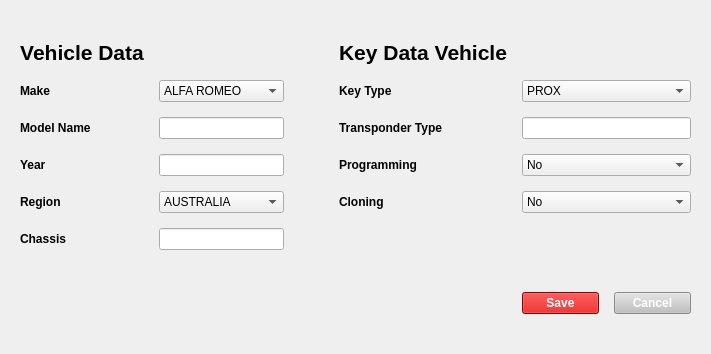
<?xml version="1.0" encoding="UTF-8"?>
<ui version="4.0">
 <class>Form</class>
 <widget class="QWidget" name="Form">
  <property name="geometry">
   <rect>
    <x>0</x>
    <y>0</y>
    <width>711</width>
    <height>354</height>
   </rect>
  </property>
  <property name="sizePolicy">
   <sizepolicy hsizetype="Fixed" vsizetype="Fixed">
    <horstretch>0</horstretch>
    <verstretch>0</verstretch>
   </sizepolicy>
  </property>
  <property name="minimumSize">
   <size>
    <width>711</width>
    <height>354</height>
   </size>
  </property>
  <property name="maximumSize">
   <size>
    <width>711</width>
    <height>354</height>
   </size>
  </property>
  <property name="windowTitle">
   <string>New Vehicle</string>
  </property>
  <property name="windowIcon">
   <iconset>
    <normaloff>../icon/add.svg</normaloff>../icon/add.svg</iconset>
  </property>
  <property name="styleSheet">
   <string notr="true"/>
  </property>
  <layout class="QGridLayout" name="gridLayout">
   <property name="leftMargin">
    <number>20</number>
   </property>
   <property name="topMargin">
    <number>40</number>
   </property>
   <property name="rightMargin">
    <number>20</number>
   </property>
   <property name="bottomMargin">
    <number>40</number>
   </property>
   <property name="spacing">
    <number>15</number>
   </property>
   <item row="0" column="3">
    <widget class="QLabel" name="label_11">
     <property name="styleSheet">
      <string notr="true">QLabel {
	font-size: 16pt;
	font-weight: 600;
}</string>
     </property>
     <property name="text">
      <string>Key Data Vehicle</string>
     </property>
     <property name="alignment">
      <set>Qt::AlignCenter</set>
     </property>
    </widget>
   </item>
   <item row="0" column="0">
    <widget class="QLabel" name="label_10">
     <property name="styleSheet">
      <string notr="true">QLabel {
	font-size: 16pt;
	font-weight: 600;
}</string>
     </property>
     <property name="text">
      <string>Vehicle Data</string>
     </property>
     <property name="alignment">
      <set>Qt::AlignCenter</set>
     </property>
    </widget>
   </item>
   <item row="2" column="0">
    <widget class="QLabel" name="label">
     <property name="font">
      <font>
       <pointsize>9</pointsize>
       <weight>75</weight>
       <bold>true</bold>
      </font>
     </property>
     <property name="text">
      <string>Model Name</string>
     </property>
    </widget>
   </item>
   <item row="6" column="1">
    <spacer name="verticalSpacer">
     <property name="orientation">
      <enum>Qt::Vertical</enum>
     </property>
     <property name="sizeHint" stdset="0">
      <size>
       <width>20</width>
       <height>86</height>
      </size>
     </property>
    </spacer>
   </item>
   <item row="1" column="0">
    <widget class="QLabel" name="label_7">
     <property name="font">
      <font>
       <pointsize>9</pointsize>
       <weight>75</weight>
       <bold>true</bold>
      </font>
     </property>
     <property name="text">
      <string>Make</string>
     </property>
    </widget>
   </item>
   <item row="2" column="1">
    <widget class="QLineEdit" name="lineEdit"/>
   </item>
   <item row="3" column="0">
    <widget class="QLabel" name="label_2">
     <property name="font">
      <font>
       <pointsize>9</pointsize>
       <weight>75</weight>
       <bold>true</bold>
      </font>
     </property>
     <property name="text">
      <string>Year</string>
     </property>
    </widget>
   </item>
   <item row="5" column="0">
    <widget class="QLabel" name="label_3">
     <property name="font">
      <font>
       <pointsize>9</pointsize>
       <weight>75</weight>
       <bold>true</bold>
      </font>
     </property>
     <property name="text">
      <string>Chassis</string>
     </property>
    </widget>
   </item>
   <item row="4" column="0">
    <widget class="QLabel" name="label_5">
     <property name="font">
      <font>
       <pointsize>9</pointsize>
       <weight>75</weight>
       <bold>true</bold>
      </font>
     </property>
     <property name="text">
      <string>Region</string>
     </property>
    </widget>
   </item>
   <item row="2" column="3">
    <widget class="QLabel" name="label_6">
     <property name="font">
      <font>
       <pointsize>9</pointsize>
       <weight>75</weight>
       <bold>true</bold>
      </font>
     </property>
     <property name="text">
      <string>Transponder Type</string>
     </property>
    </widget>
   </item>
   <item row="7" column="4">
    <layout class="QHBoxLayout" name="horizontalLayout">
     <item>
      <widget class="QPushButton" name="pushButton">
       <property name="font">
        <font>
         <weight>75</weight>
         <bold>true</bold>
        </font>
       </property>
       <property name="styleSheet">
        <string notr="true">QPushButton {
    background-color: #CC0000;
    color: white;
}
</string>
       </property>
       <property name="text">
        <string>Save</string>
       </property>
      </widget>
     </item>
     <item>
      <widget class="QPushButton" name="pushButton_2">
       <property name="font">
        <font>
         <weight>75</weight>
         <italic>false</italic>
         <bold>true</bold>
        </font>
       </property>
       <property name="styleSheet">
        <string notr="true">QPushButton {
    background-color:#C0C0C0;
    color: white;
}</string>
       </property>
       <property name="text">
        <string>Cancel</string>
       </property>
      </widget>
     </item>
    </layout>
   </item>
   <item row="1" column="3">
    <widget class="QLabel" name="label_4">
     <property name="font">
      <font>
       <pointsize>9</pointsize>
       <weight>75</weight>
       <bold>true</bold>
      </font>
     </property>
     <property name="text">
      <string>Key Type</string>
     </property>
    </widget>
   </item>
   <item row="1" column="4">
    <widget class="QComboBox" name="comboBox_2">
     <item>
      <property name="text">
       <string>PROX</string>
      </property>
     </item>
     <item>
      <property name="text">
       <string>NO PROX</string>
      </property>
     </item>
    </widget>
   </item>
   <item row="4" column="3">
    <widget class="QLabel" name="label_9">
     <property name="font">
      <font>
       <pointsize>9</pointsize>
       <weight>75</weight>
       <bold>true</bold>
      </font>
     </property>
     <property name="text">
      <string>Cloning</string>
     </property>
    </widget>
   </item>
   <item row="3" column="4">
    <widget class="QComboBox" name="comboBox_4">
     <item>
      <property name="text">
       <string>No</string>
      </property>
     </item>
     <item>
      <property name="text">
       <string>Yes</string>
      </property>
     </item>
    </widget>
   </item>
   <item row="3" column="1">
    <widget class="QLineEdit" name="lineEdit_3"/>
   </item>
   <item row="3" column="3">
    <widget class="QLabel" name="label_8">
     <property name="font">
      <font>
       <pointsize>9</pointsize>
       <weight>75</weight>
       <bold>true</bold>
      </font>
     </property>
     <property name="text">
      <string>Programming</string>
     </property>
    </widget>
   </item>
   <item row="4" column="4">
    <widget class="QComboBox" name="comboBox_5">
     <item>
      <property name="text">
       <string>No</string>
      </property>
     </item>
     <item>
      <property name="text">
       <string>Yes</string>
      </property>
     </item>
    </widget>
   </item>
   <item row="5" column="1">
    <widget class="QLineEdit" name="lineEdit_4"/>
   </item>
   <item row="2" column="2">
    <spacer name="horizontalSpacer">
     <property name="orientation">
      <enum>Qt::Horizontal</enum>
     </property>
     <property name="sizeType">
      <enum>QSizePolicy::Fixed</enum>
     </property>
     <property name="sizeHint" stdset="0">
      <size>
       <width>40</width>
       <height>10</height>
      </size>
     </property>
    </spacer>
   </item>
   <item row="4" column="1">
    <widget class="QComboBox" name="comboBox">
     <item>
      <property name="text">
       <string>AUSTRALIA</string>
      </property>
     </item>
     <item>
      <property name="text">
       <string>CANADA</string>
      </property>
     </item>
     <item>
      <property name="text">
       <string>EE.UU</string>
      </property>
     </item>
     <item>
      <property name="text">
       <string>EUROPA</string>
      </property>
     </item>
     <item>
      <property name="text">
       <string>ORIENTE MEDIO</string>
      </property>
     </item>
     <item>
      <property name="text">
       <string>AFRICA</string>
      </property>
     </item>
    </widget>
   </item>
   <item row="2" column="4">
    <widget class="QLineEdit" name="lineEdit_2"/>
   </item>
   <item row="1" column="1">
    <widget class="QComboBox" name="comboBox_3">
     <item>
      <property name="text">
       <string>ALFA ROMEO</string>
      </property>
     </item>
     <item>
      <property name="text">
       <string>AUDI</string>
      </property>
     </item>
     <item>
      <property name="text">
       <string>BMW</string>
      </property>
     </item>
     <item>
      <property name="text">
       <string>CITROEN</string>
      </property>
     </item>
     <item>
      <property name="text">
       <string>DACIA</string>
      </property>
     </item>
     <item>
      <property name="text">
       <string>FIAT</string>
      </property>
     </item>
     <item>
      <property name="text">
       <string>HYUNDAI</string>
      </property>
     </item>
     <item>
      <property name="text">
       <string>KIA</string>
      </property>
     </item>
     <item>
      <property name="text">
       <string>NISSAN</string>
      </property>
     </item>
     <item>
      <property name="text">
       <string>OPEL</string>
      </property>
     </item>
     <item>
      <property name="text">
       <string>PEUGEOT</string>
      </property>
     </item>
     <item>
      <property name="text">
       <string>RENAULT</string>
      </property>
     </item>
     <item>
      <property name="text">
       <string>SEAT</string>
      </property>
     </item>
     <item>
      <property name="text">
       <string>TOYOTA</string>
      </property>
     </item>
     <item>
      <property name="text">
       <string>VW</string>
      </property>
     </item>
     <item>
      <property name="text">
       <string>VOLVO</string>
      </property>
     </item>
    </widget>
   </item>
  </layout>
 </widget>
 <resources/>
 <connections/>
</ui>
